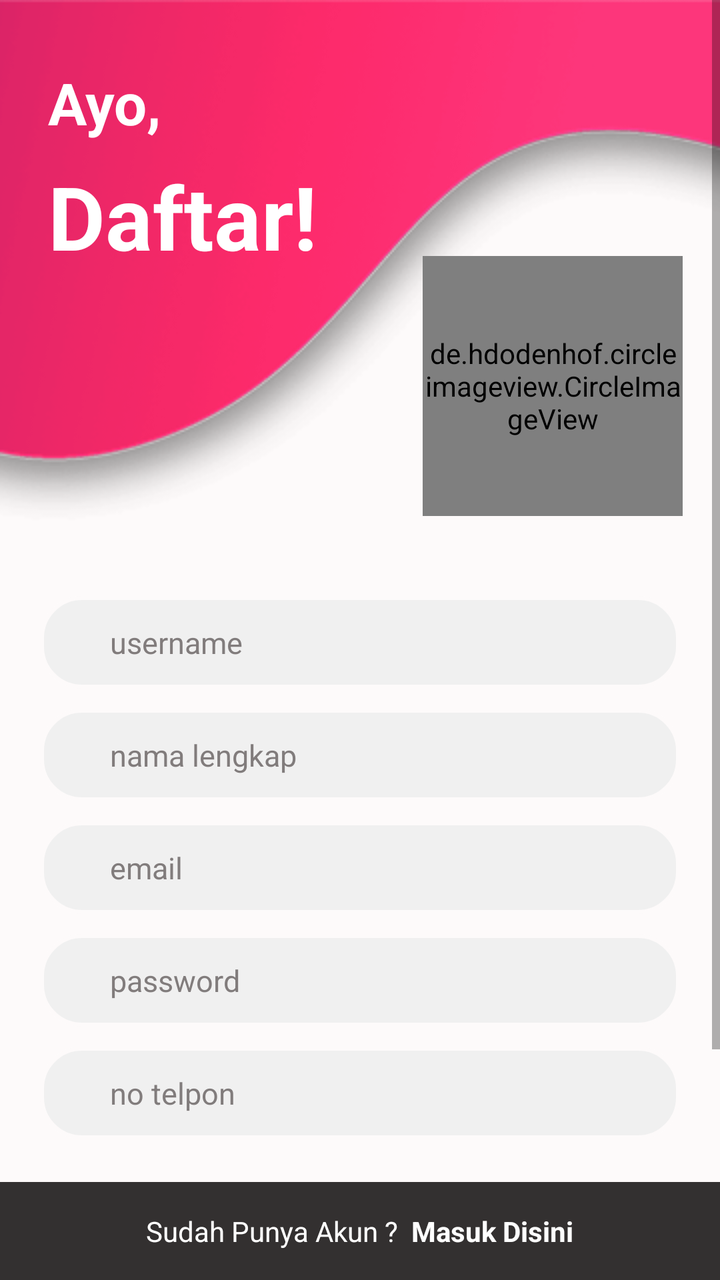
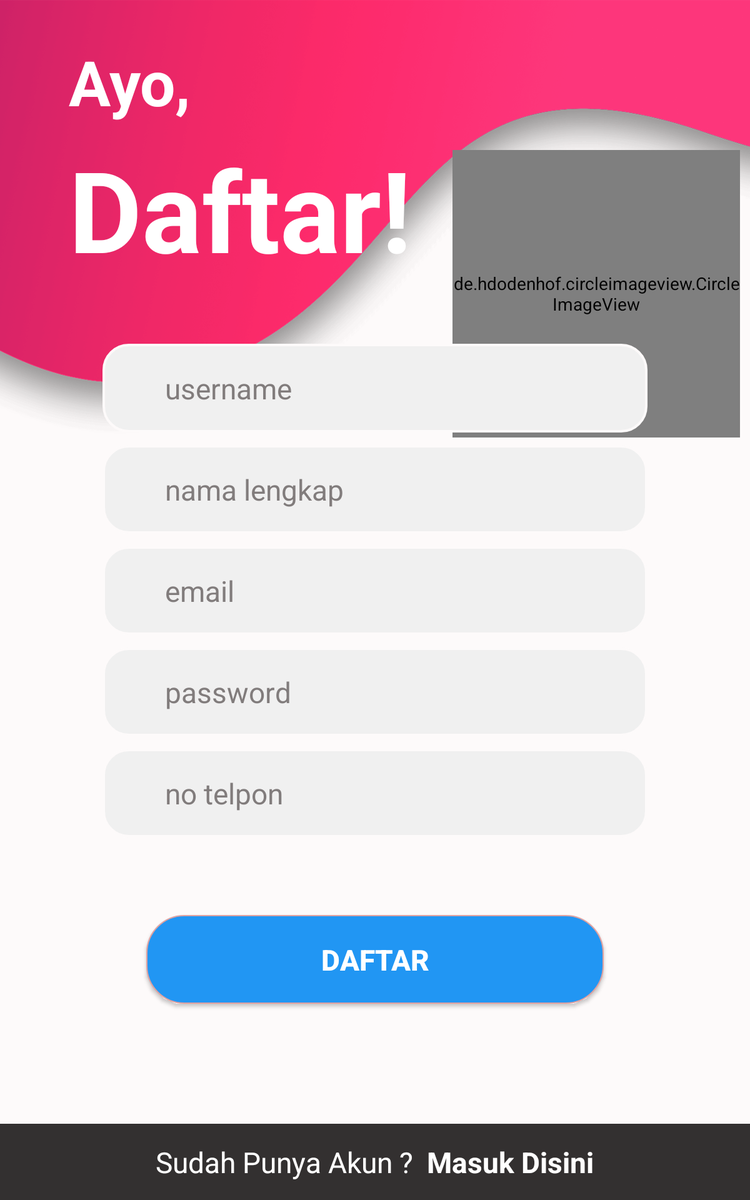

The same Android screen from two of the app's own layout files: first res/layout/ as a phone draws it, then the repository's variant for another configuration, drawn on a device whose configuration selects that folder. Both files follow.
<!-- AndroidManifest.xml: application theme AppTheme -->
<!-- res/layout/fragment_register_page.xml -->
<?xml version="1.0" encoding="utf-8"?>
<android.support.constraint.ConstraintLayout xmlns:android="http://schemas.android.com/apk/res/android"
    xmlns:app="http://schemas.android.com/apk/res-auto"
    xmlns:tools="http://schemas.android.com/tools"
    android:layout_width="match_parent"
    android:layout_height="match_parent"
    android:background="@color/loginregister_white"
    tools:context=".View.LoginandRegister.RegisterPage">

    
    <android.support.constraint.ConstraintLayout
        android:layout_width="match_parent"
        android:layout_height="match_parent">

        <ScrollView
            android:layout_width="match_parent"
            android:layout_height="0dp"
            app:layout_constraintBottom_toTopOf="@+id/bottom"
            app:layout_constraintEnd_toEndOf="parent"
            app:layout_constraintStart_toStartOf="parent"
            app:layout_constraintTop_toTopOf="parent">

            <android.support.constraint.ConstraintLayout
                android:layout_width="match_parent"
                android:layout_height="match_parent">

                <ImageView
                    android:id="@+id/imageView"
                    android:layout_width="wrap_content"
                    android:layout_height="wrap_content"
                    android:scaleType="centerCrop"
                    android:src="@drawable/toplogin_320x480"
                    app:layout_constraintEnd_toEndOf="parent"
                    app:layout_constraintStart_toStartOf="parent"
                    app:layout_constraintTop_toTopOf="parent" />

                <de.hdodenhof.circleimageview.CircleImageView
                    android:id="@+id/circleImageView3"
                    android:layout_width="130dp"
                    android:layout_height="130dp"
                    android:layout_marginStart="32dp"
                    android:layout_marginEnd="8dp"
                    android:layout_marginBottom="16dp"
                    android:src="@mipmap/ic_logonew"
                    app:civ_border_color="#fff"
                    app:civ_border_width="2dp"
                    app:layout_constraintBottom_toBottomOf="@+id/imageView"
                    app:layout_constraintEnd_toEndOf="parent"
                    app:layout_constraintHorizontal_bias="0.662"
                    app:layout_constraintStart_toEndOf="@+id/textView9" />

                <TextView
                    android:id="@+id/textView3"
                    android:layout_width="wrap_content"
                    android:layout_height="wrap_content"
                    android:layout_marginStart="24dp"
                    android:layout_marginTop="32dp"
                    android:text="Ayo,"
                    android:textColor="@color/whit_color"
                    android:textSize="29sp"
                    android:textStyle="bold"
                    app:layout_constraintStart_toStartOf="parent"
                    app:layout_constraintTop_toTopOf="parent" />

                <TextView
                    android:id="@+id/textView9"
                    android:layout_width="wrap_content"
                    android:layout_height="wrap_content"
                    android:layout_marginTop="8dp"
                    android:gravity="center"
                    android:text="Daftar!"
                    android:textColor="@color/whit_color"
                    android:textSize="44sp"
                    android:textStyle="bold"
                    app:layout_constraintStart_toStartOf="@+id/textView3"
                    app:layout_constraintTop_toBottomOf="@+id/textView3" />

                <LinearLayout
                    android:layout_width="match_parent"
                    android:layout_height="0dp"

                    android:layout_marginTop="24dp"
                    android:orientation="vertical"
                    app:layout_constraintEnd_toEndOf="parent"
                    app:layout_constraintStart_toStartOf="parent"
                    app:layout_constraintTop_toBottomOf="@+id/imageView">

                    <LinearLayout
                        android:id="@+id/linearLayout7"
                        android:layout_width="match_parent"
                        android:layout_height="wrap_content"
                        android:layout_marginBottom="24dp"
                        android:orientation="vertical"
                        android:paddingHorizontal="20dp">

                        <EditText
                            android:id="@+id/input_username"
                            android:layout_width="match_parent"
                            android:layout_height="wrap_content"
                            android:background="@drawable/register_textfield_rr"
                            android:hint="username"
                            android:paddingHorizontal="@dimen/register_txfield_horizontal"
                            android:paddingVertical="@dimen/register_txfield_vertical"
                            android:textColor="#000"
                            android:textColorHint="#817C7C"
                            android:textSize="15sp" />

                        <EditText
                            android:id="@+id/input_nama"
                            android:layout_width="match_parent"
                            android:layout_height="wrap_content"
                            android:layout_marginTop="10dp"
                            android:background="@drawable/register_textfield_rr"
                            android:hint="nama lengkap"
                            android:paddingHorizontal="@dimen/register_txfield_horizontal"
                            android:paddingVertical="@dimen/register_txfield_vertical"
                            android:textColor="#000"
                            android:textColorHint="#817C7C"
                            android:textSize="15sp" />

                        <EditText
                            android:id="@+id/input_email"
                            android:layout_width="match_parent"
                            android:layout_height="wrap_content"
                            android:layout_marginTop="10dp"
                            android:background="@drawable/register_textfield_rr"
                            android:hint="email"
                            android:inputType="textEmailAddress"
                            android:paddingHorizontal="@dimen/register_txfield_horizontal"
                            android:paddingVertical="@dimen/register_txfield_vertical"
                            android:textColor="#000"
                            android:textColorHint="#817C7C"
                            android:textSize="15sp" />

                        <EditText
                            android:id="@+id/input_password"
                            android:layout_width="match_parent"
                            android:layout_height="wrap_content"
                            android:layout_marginTop="10dp"
                            android:background="@drawable/register_textfield_rr"
                            android:hint="password"
                            android:paddingHorizontal="@dimen/register_txfield_horizontal"
                            android:paddingVertical="@dimen/register_txfield_vertical"
                            android:textColor="#000"
                            android:textColorHint="#817C7C"
                            android:textSize="15sp" />

                        <EditText
                            android:id="@+id/input_notel"
                            android:layout_width="match_parent"
                            android:layout_height="wrap_content"
                            android:layout_marginTop="10dp"
                            android:background="@drawable/register_textfield_rr"
                            android:hint="no telpon"
                            android:inputType="number"
                            android:paddingHorizontal="@dimen/register_txfield_horizontal"
                            android:paddingVertical="@dimen/register_txfield_vertical"
                            android:textColor="#000"
                            android:textColorHint="#817C7C"
                            android:textSize="15sp" />
                    </LinearLayout>

                    <Button
                        android:id="@+id/btn_register2"
                        android:layout_width="match_parent"
                        android:layout_height="wrap_content"
                        android:layout_marginHorizontal="30dp"
                        android:layout_marginStart="55dp"
                        android:layout_marginEnd="55dp"
                        android:layout_marginBottom="24dp"
                        android:background="@drawable/login_button_rr"
                        android:text="Daftar"
                        android:textColor="@color/whit_color"
                        android:textStyle="bold" />
                </LinearLayout>
            </android.support.constraint.ConstraintLayout>
        </ScrollView>
        <LinearLayout
            android:id="@+id/bottom"
            android:layout_width="match_parent"
            android:layout_height="wrap_content"
            android:layout_alignParentBottom="true"
            android:background="#333030"
            android:orientation="vertical"
            android:paddingVertical="15dp"
            app:layout_constraintBottom_toBottomOf="parent"
            app:layout_constraintEnd_toEndOf="parent"
            app:layout_constraintStart_toStartOf="parent">

            <LinearLayout
                android:layout_width="match_parent"
                android:layout_height="wrap_content"
                android:gravity="center"
                android:orientation="horizontal">

                <TextView
                    android:layout_width="wrap_content"
                    android:layout_height="wrap_content"
                    android:text="Sudah Punya Akun ?  "
                    android:textColor="@color/whit_color" />

                <TextView
                    android:id="@+id/btn_login2"
                    android:layout_width="wrap_content"
                    android:layout_height="wrap_content"
                    android:clickable="true"
                    android:text="Masuk Disini"
                    android:textColor="@color/whit_color"
                    android:textStyle="bold" />
            </LinearLayout>
        </LinearLayout>
    </android.support.constraint.ConstraintLayout>

    <LinearLayout
        android:id="@+id/pop_up_register"
        android:visibility="invisible"
        android:layout_width="match_parent"
        android:layout_height="match_parent"
        android:background="#A4000000"
        android:clickable="false"
        android:gravity="center"
        android:orientation="vertical"
        app:layout_constraintBottom_toBottomOf="parent"
        app:layout_constraintEnd_toEndOf="parent"
        app:layout_constraintStart_toStartOf="parent"
        app:layout_constraintTop_toTopOf="parent">

        <TextView
            android:layout_width="match_parent"
            android:layout_height="wrap_content"
            android:gravity="center"
            android:text="Sedang dalam proses"
            android:textColor="@color/whit_color"
            android:textSize="20sp" />

        <TextView
            android:layout_width="match_parent"
            android:layout_height="wrap_content"
            android:gravity="center"
            android:text="Tunggu beberapa saat"
            android:textColor="@color/whit_color" />
    </LinearLayout>
</android.support.constraint.ConstraintLayout>
<!-- resources referenced by this layout -->
<resources>
  <color name="loginregister_white">#FDFAFA</color>
  <color name="whit_color">#fff</color>
  <dimen name="register_txfield_horizontal">35dp</dimen>
  <dimen name="register_txfield_vertical">13dp</dimen>
  <!-- drawable login_button_rr (drawable) -->
  <?xml version="1.0" encoding="utf-8"?>
  <shape xmlns:android="http://schemas.android.com/apk/res/android"
      android:shape="rectangle">
              <corners
                  android:radius="30dp" />
              <gradient
                  android:startColor="#2196F3"
                  android:color="#2196F3"
                  android:endColor="#2196F3"/>
              <stroke
                  android:color="#DFA1A1"
                  android:width="1dp"/>
  </shape>
  <!-- drawable register_textfield_rr (drawable) -->
  <?xml version="1.0" encoding="utf-8"?>
  <shape xmlns:android="http://schemas.android.com/apk/res/android"
      android:shape="rectangle">
              <corners
                  android:radius="20dp" />
              <solid
                  android:color="#F0F0F0"/>
              <stroke
                  android:color="@color/loginregister_white"
                  android:width="2dp"/>
  </shape>
  <!-- drawable toplogin_320x480: png bitmap (drawable-mdpi, 17716 bytes) -->
  <!-- mipmap ic_logonew: png bitmap (mipmap-hdpi, 5212 bytes) -->
  <style name="AppTheme" parent="Theme.AppCompat.Light.NoActionBar">
          
          <item name="colorPrimary">@color/colorPrimary</item>
          <item name="colorPrimaryDark">@color/colorPrimaryDark</item>
          <item name="colorAccent">@color/colorAccent</item>
      </style>
  <color name="colorPrimary">#061745</color>
  <color name="colorPrimaryDark">#303F9F</color>
  <color name="colorAccent">#FF4081</color>
</resources>
<!-- res/layout-sw600dp/fragment_register_page.xml (the repository's variant of the layout above) -->
<!-- drawn on a 7-inch tablet held upright -->
<?xml version="1.0" encoding="utf-8"?>
<android.support.constraint.ConstraintLayout xmlns:android="http://schemas.android.com/apk/res/android"
    xmlns:app="http://schemas.android.com/apk/res-auto"
    xmlns:tools="http://schemas.android.com/tools"
    android:layout_width="match_parent"
    android:layout_height="match_parent"
    android:background="@color/loginregister_white"
    tools:context=".View.LoginandRegister.RegisterPage">

    
    <android.support.constraint.ConstraintLayout
        android:layout_width="match_parent"
        android:layout_height="match_parent">

        <android.support.constraint.ConstraintLayout
            android:layout_width="match_parent"
            android:layout_height="0dp"
            app:layout_constraintBottom_toTopOf="@+id/bottom"
            app:layout_constraintEnd_toEndOf="parent"
            app:layout_constraintStart_toStartOf="parent"
            app:layout_constraintTop_toTopOf="parent">

            <ImageView
                android:id="@+id/imageView"
                android:layout_width="match_parent"
                android:layout_height="wrap_content"
                android:scaleType="centerCrop"
                android:src="@drawable/toplogin_1440x2560"
                app:layout_constraintEnd_toEndOf="parent"
                app:layout_constraintStart_toStartOf="parent"
                app:layout_constraintTop_toTopOf="parent" />

            <de.hdodenhof.circleimageview.CircleImageView
                android:id="@+id/circleImageView3"
                android:layout_width="230dp"
                android:layout_height="230dp"
                android:layout_marginStart="32dp"
                android:layout_marginEnd="8dp"
                android:layout_marginBottom="16dp"
                android:src="@mipmap/ic_logonew"
                app:civ_border_color="#fff"
                app:civ_border_width="2dp"
                app:layout_constraintBottom_toBottomOf="@+id/imageView"
                app:layout_constraintEnd_toEndOf="parent"
                app:layout_constraintHorizontal_bias="0.662"
                app:layout_constraintStart_toEndOf="@+id/textView9" />

            <TextView
                android:id="@+id/textView3"
                android:layout_width="wrap_content"
                android:layout_height="wrap_content"
                android:layout_marginStart="55dp"
                android:layout_marginTop="32dp"
                android:text="Ayo,"
                android:textColor="@color/whit_color"
                android:textSize="50sp"
                android:textStyle="bold"
                app:layout_constraintStart_toStartOf="parent"
                app:layout_constraintTop_toTopOf="parent" />

            <TextView
                android:id="@+id/textView9"
                android:layout_width="wrap_content"
                android:layout_height="wrap_content"
                android:layout_marginTop="8dp"
                android:gravity="center"
                android:text="Daftar!"
                android:textColor="@color/whit_color"
                android:textSize="90sp"
                android:textStyle="bold"
                app:layout_constraintStart_toStartOf="@+id/textView3"
                app:layout_constraintTop_toBottomOf="@+id/textView3" />

            <LinearLayout
                android:layout_width="match_parent"
                android:layout_height="wrap_content"
                android:layout_marginStart="62dp"
                android:layout_marginEnd="62dp"
                android:layout_marginBottom="72dp"
                android:orientation="vertical"
                app:layout_constraintBottom_toBottomOf="parent"
                app:layout_constraintEnd_toEndOf="parent"
                app:layout_constraintStart_toStartOf="parent">

                <LinearLayout
                    android:id="@+id/linearLayout7"
                    android:layout_width="match_parent"
                    android:layout_height="wrap_content"
                    android:layout_marginBottom="62dp"
                    android:orientation="vertical"
                    android:paddingHorizontal="20dp">

                    <EditText
                        android:id="@+id/input_username"
                        android:layout_width="match_parent"
                        android:layout_height="wrap_content"
                        android:background="@drawable/register_textfield_rr"
                        android:hint="username"
                        android:paddingHorizontal="50dp"
                        android:paddingVertical="20dp"
                        android:textColor="#000"
                        android:textColorHint="#817C7C"
                        android:textSize="23sp" />

                    <EditText
                        android:id="@+id/input_nama"
                        android:layout_width="match_parent"
                        android:layout_height="wrap_content"
                        android:layout_marginTop="10dp"
                        android:background="@drawable/register_textfield_rr"
                        android:hint="nama lengkap"
                        android:paddingHorizontal="50dp"
                        android:paddingVertical="20dp"
                        android:textColor="#000"
                        android:textColorHint="#817C7C"
                        android:textSize="23sp" />

                    <EditText
                        android:id="@+id/input_email"
                        android:layout_width="match_parent"
                        android:layout_height="wrap_content"
                        android:layout_marginTop="10dp"
                        android:background="@drawable/register_textfield_rr"
                        android:hint="email"
                        android:inputType="textEmailAddress"
                        android:paddingHorizontal="50dp"
                        android:paddingVertical="20dp"
                        android:textColor="#000"
                        android:textColorHint="#817C7C"
                        android:textSize="23sp" />

                    <EditText
                        android:id="@+id/input_password"
                        android:layout_width="match_parent"
                        android:layout_height="wrap_content"
                        android:layout_marginTop="10dp"
                        android:background="@drawable/register_textfield_rr"
                        android:hint="password"
                        android:paddingHorizontal="50dp"
                        android:paddingVertical="20dp"
                        android:textColor="#000"
                        android:textColorHint="#817C7C"
                        android:textSize="23sp" />

                    <EditText
                        android:id="@+id/input_notel"
                        android:layout_width="match_parent"
                        android:layout_height="wrap_content"
                        android:layout_marginTop="10dp"
                        android:background="@drawable/register_textfield_rr"
                        android:hint="no telpon"
                        android:inputType="number"
                        android:paddingHorizontal="50dp"
                        android:paddingVertical="20dp"
                        android:textColor="#000"
                        android:textColorHint="#817C7C"
                        android:textSize="23sp" />
                </LinearLayout>

                <Button
                    android:id="@+id/btn_register2"
                    android:layout_width="match_parent"
                    android:layout_height="wrap_content"
                    android:layout_marginHorizontal="30dp"
                    android:layout_marginStart="55dp"
                    android:layout_marginEnd="55dp"
                    android:layout_marginBottom="24dp"
                    android:background="@drawable/login_button_rr"
                    android:padding="20dp"
                    android:text="Daftar"
                    android:textColor="@color/whit_color"
                    android:textSize="23sp"
                    android:textStyle="bold" />
            </LinearLayout>
        </android.support.constraint.ConstraintLayout>
        <LinearLayout
            android:id="@+id/bottom"
            android:layout_width="match_parent"
            android:layout_height="wrap_content"
            android:layout_alignParentBottom="true"
            android:background="#333030"
            android:orientation="vertical"
            android:paddingVertical="15dp"
            app:layout_constraintBottom_toBottomOf="parent"
            app:layout_constraintEnd_toEndOf="parent"
            app:layout_constraintStart_toStartOf="parent">

            <LinearLayout
                android:layout_width="match_parent"
                android:layout_height="wrap_content"
                android:gravity="center"
                android:orientation="horizontal">

                <TextView
                    android:layout_width="wrap_content"
                    android:layout_height="wrap_content"
                    android:text="Sudah Punya Akun ?  "
                    android:textSize="23sp"
                    android:textColor="@color/whit_color" />

                <TextView
                    android:id="@+id/btn_login2"
                    android:layout_width="wrap_content"
                    android:layout_height="wrap_content"
                    android:clickable="true"
                    android:text="Masuk Disini"
                    android:textSize="23sp"
                    android:textColor="@color/whit_color"
                    android:textStyle="bold" />
            </LinearLayout>
        </LinearLayout>
    </android.support.constraint.ConstraintLayout>

    <LinearLayout
        android:id="@+id/pop_up_register"
        android:visibility="invisible"
        android:layout_width="match_parent"
        android:layout_height="match_parent"
        android:background="#A4000000"
        android:clickable="false"
        android:gravity="center"
        android:orientation="vertical"
        app:layout_constraintBottom_toBottomOf="parent"
        app:layout_constraintEnd_toEndOf="parent"
        app:layout_constraintStart_toStartOf="parent"
        app:layout_constraintTop_toTopOf="parent">

        <TextView
            android:layout_width="match_parent"
            android:layout_height="wrap_content"
            android:gravity="center"
            android:text="Sedang dalam proses"
            android:textColor="@color/whit_color"
            android:textSize="23sp" />

        <TextView
            android:layout_width="match_parent"
            android:layout_height="wrap_content"
            android:gravity="center"
            android:text="Tunggu beberapa saat"
            android:textColor="@color/whit_color" />
    </LinearLayout>
</android.support.constraint.ConstraintLayout>
<!-- resources referenced by the variant -->
<!-- as a 7-inch tablet held upright resolves them -->
<resources>
  <color name="loginregister_white">#FDFAFA</color>
  <color name="whit_color">#fff</color>
  <!-- drawable login_button_rr (drawable) -->
  <?xml version="1.0" encoding="utf-8"?>
  <shape xmlns:android="http://schemas.android.com/apk/res/android"
      android:shape="rectangle">
              <corners
                  android:radius="30dp" />
              <gradient
                  android:startColor="#2196F3"
                  android:color="#2196F3"
                  android:endColor="#2196F3"/>
              <stroke
                  android:color="#DFA1A1"
                  android:width="1dp"/>
  </shape>
  <!-- drawable register_textfield_rr (drawable) -->
  <?xml version="1.0" encoding="utf-8"?>
  <shape xmlns:android="http://schemas.android.com/apk/res/android"
      android:shape="rectangle">
              <corners
                  android:radius="20dp" />
              <solid
                  android:color="#F0F0F0"/>
              <stroke
                  android:color="@color/loginregister_white"
                  android:width="2dp"/>
  </shape>
  <!-- drawable toplogin_1440x2560: png bitmap (drawable-xxxhdpi, 237732 bytes) -->
  <!-- mipmap ic_logonew: png bitmap (mipmap-hdpi, 5212 bytes) -->
  <style name="AppTheme" parent="Theme.AppCompat.Light.NoActionBar">
          
          <item name="colorPrimary">@color/colorPrimary</item>
          <item name="colorPrimaryDark">@color/colorPrimaryDark</item>
          <item name="colorAccent">@color/colorAccent</item>
      </style>
  <color name="colorPrimary">#061745</color>
  <color name="colorPrimaryDark">#303F9F</color>
  <color name="colorAccent">#FF4081</color>
</resources>
